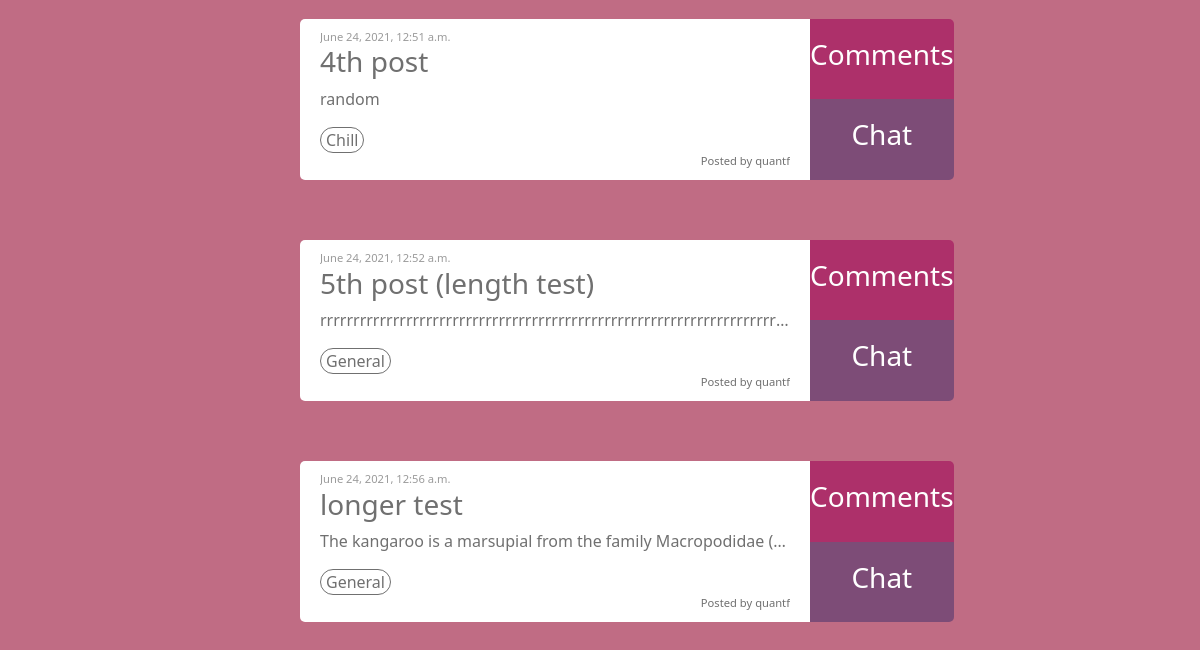
The app's page / (signed in, lower part), older data.
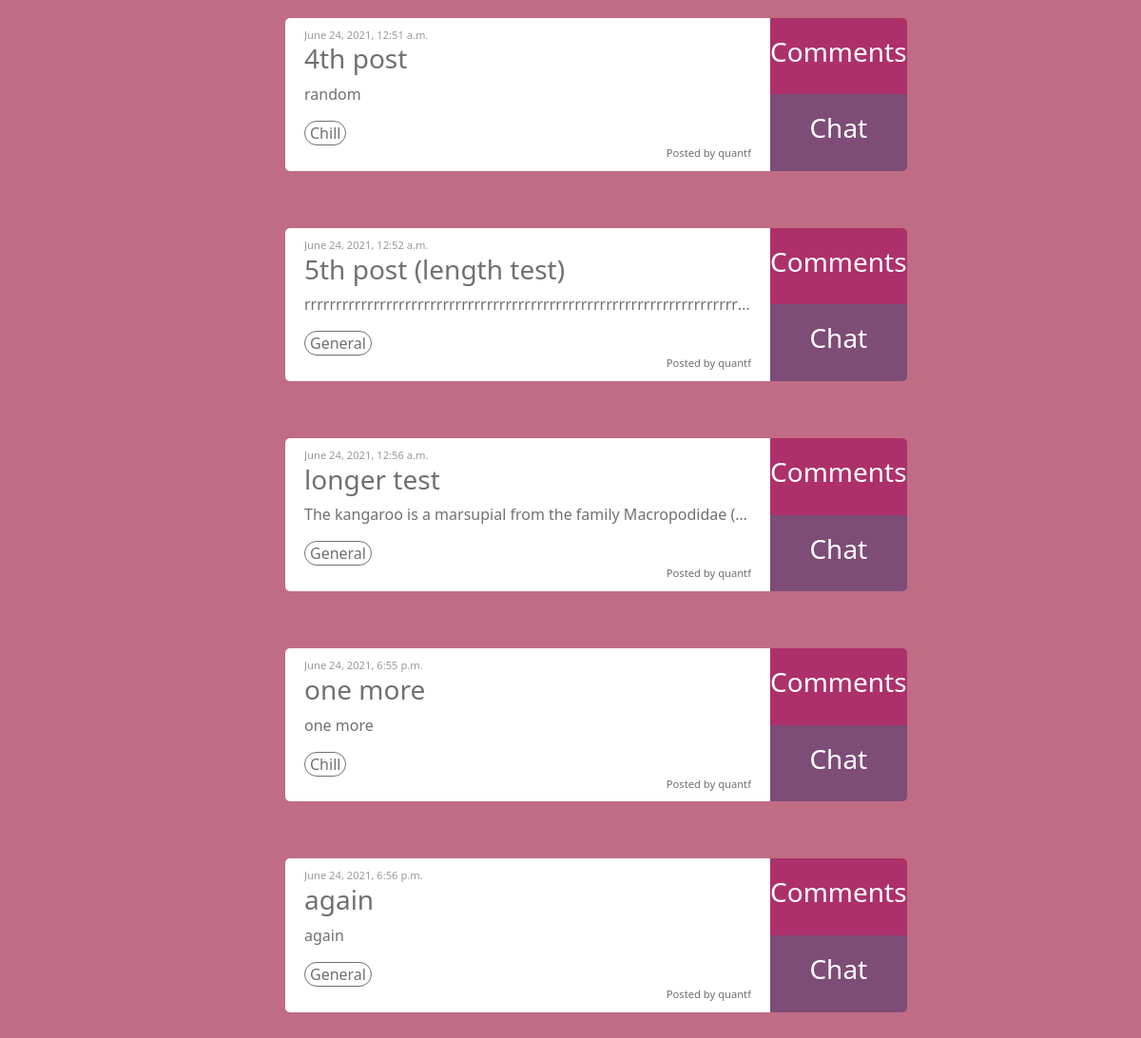
The same page, newer data.
### main/models.py (models this page shows, shortened)
class Thread(models.Model):
	user = models.ForeignKey(User, on_delete=models.CASCADE)
	title = models.CharField(max_length=100, default='', blank=True)
	content = models.CharField(max_length=1000, default='', blank=True)
	tags = models.JSONField(default=list, null=True)
	location = models.CharField(max_length=30, default='General'),
	created_at = models.DateTimeField(auto_now_add=True)
	class Meta:
		unique_together = (("title", "content"),)

### main/views.py (the view)
# urls.py: path("", views.view, name="view"),
@login_required(login_url='/loginprompt/')
def view(response):
	tlist = Thread.objects.all()
	return render(response, "main/view.html", {"tlist":tlist})

### main/templates/main/view.html (shortened to what this page needs)
{% extends 'main/base.html' %}
{% load static %}
{% block content %}
	<div class="center">
		{% for t in tlist %}
			<div class="grid-container-view">
				<div class="post-info">
					<p class="post-datetime">{{t.created_at}}</p>
					<h3>{{t.title}}</h3>
					<p>{{t.content}}</p>
					{% for tag in t.tags %}
						<div class="tags">
							{{tag}}
						</div>
					{% endfor %}
					<div class="postedby">
						<p>Posted by {{t.user}}</p>
					</div>
				</div>
				<div class="commentorchat">
					<a href="/thread/{{t.id}}">
						<div class="comments-btn">
							<h3>Comments</h3>
						</div>
					</a>
					<a href="/threadchat/{{t.id}}">
						<div class="joinchat">
							<h3>Chat</h3>
						</div>
					</a>
				</div>
			</div>
		{% endfor %}
	</div>
{% endblock %}

Row changes from the older to the newer data that the page shows:
added Thread: created_at "June 24, 2021, 6:55 p.m.", title "one more", content "one more", tags "Chill", user "quantf"
added Thread: created_at "June 24, 2021, 6:56 p.m.", title "again", content "again", tags "General", user "quantf"
